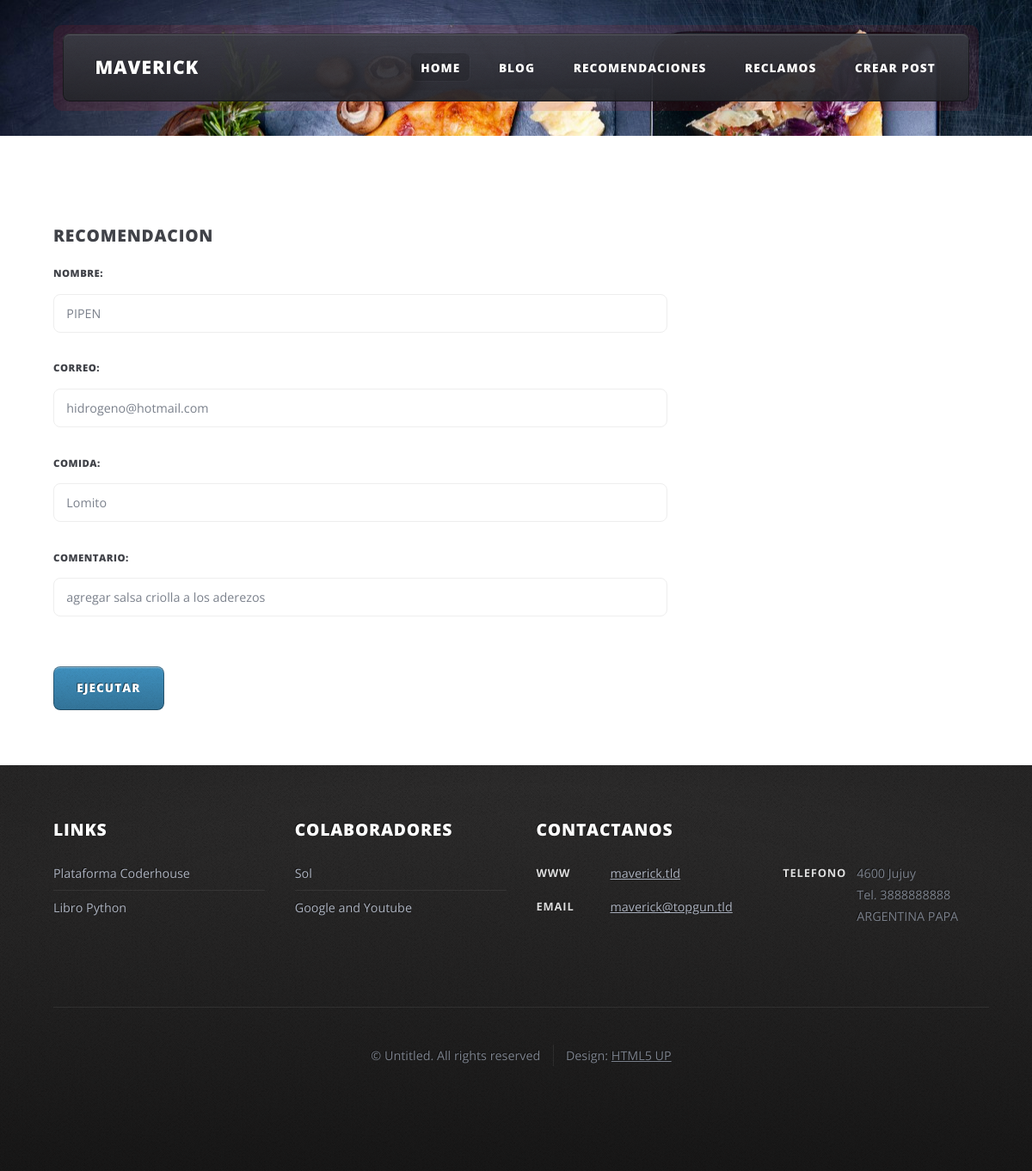
The app's page /editReco/2/, older data.
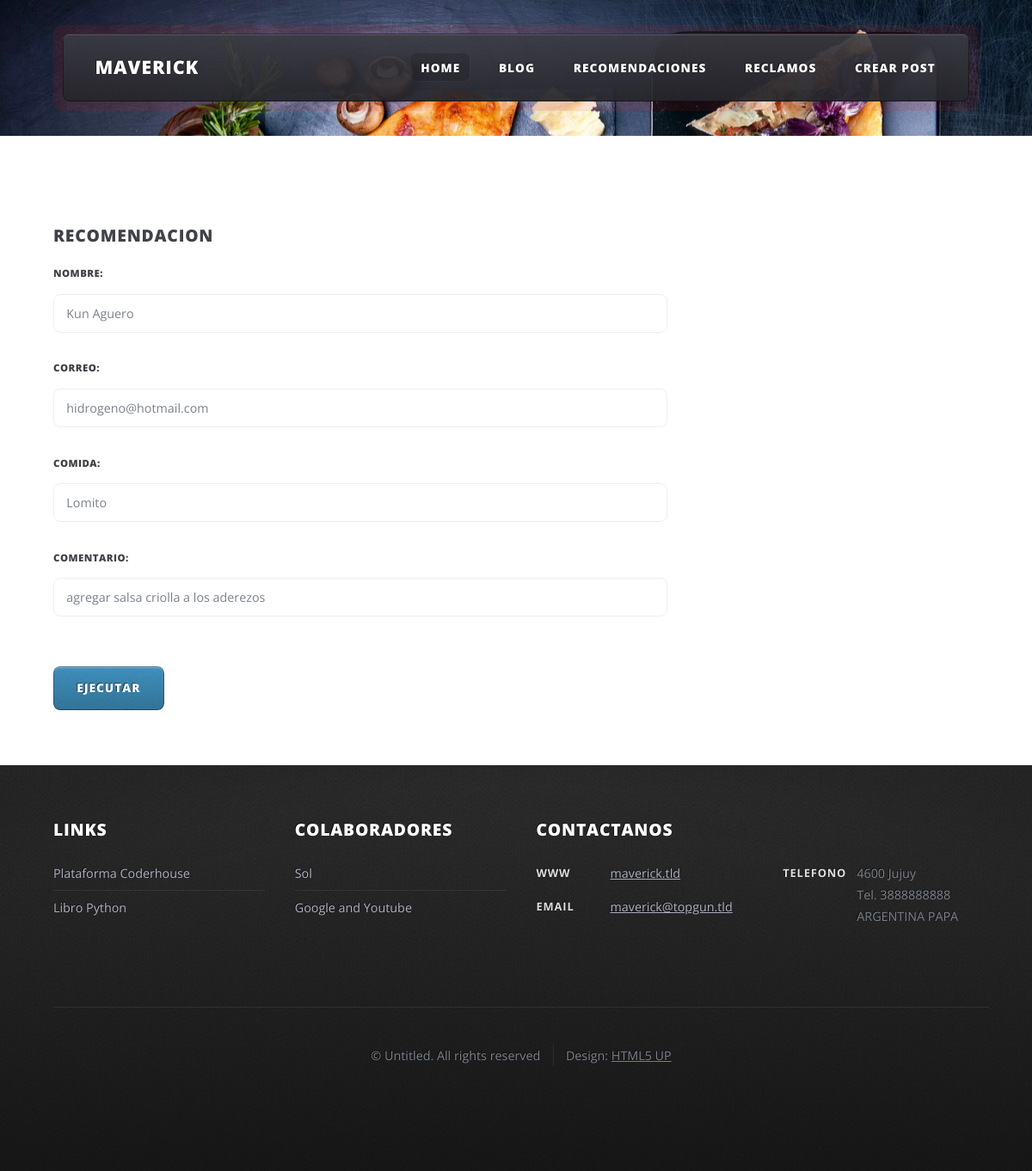
The same page, newer data.
### appMaverick/models.py (models this page shows, shortened)
class Recomendacion(models.Model):
    nombre = models.CharField(max_length=40)
    correo = models.EmailField()
    comida = models.CharField(max_length=11)
    comentario = models.CharField(max_length=500)

### appMaverick/views.py (the view)
# urls.py: path('editReco/<pk>/',RecomendacionEdit.as_view(), name='editRecomendacion'),
class RecomendacionEdit(UpdateView):
    model = Recomendacion
    fields = '__all__'
    success_url = '/listaReco/'

### appMaverick/templates/appMaverick/recomendacion_form.html
{% extends "appMaverick/master.html" %}
{% block contenido %}
<div id="main-wrapper">
    <div class="wrapper style2">
        <div class="inner">
            <div class="container">
                <div class="row">
                    <div class="col-8 col-12-medium">
                        <div id="content">
                                <h3>Recomendacion</h3>
                                <form method="post"> {% csrf_token %}
                                    <table>
                                        {{ form.as_p }}
                                    </table>
                                    <input type="submit" value="Ejecutar" />
                                </form>
                                </div>
                                </div>
                            </div>
                        </div>
                    </div>
                </div>
            </div>
{% endblock %}

Row changes from the older to the newer data that the page shows:
changed Recomendacion "hidrogeno@hotmail.com": nombre "PIPEN" → "Kun Aguero"
